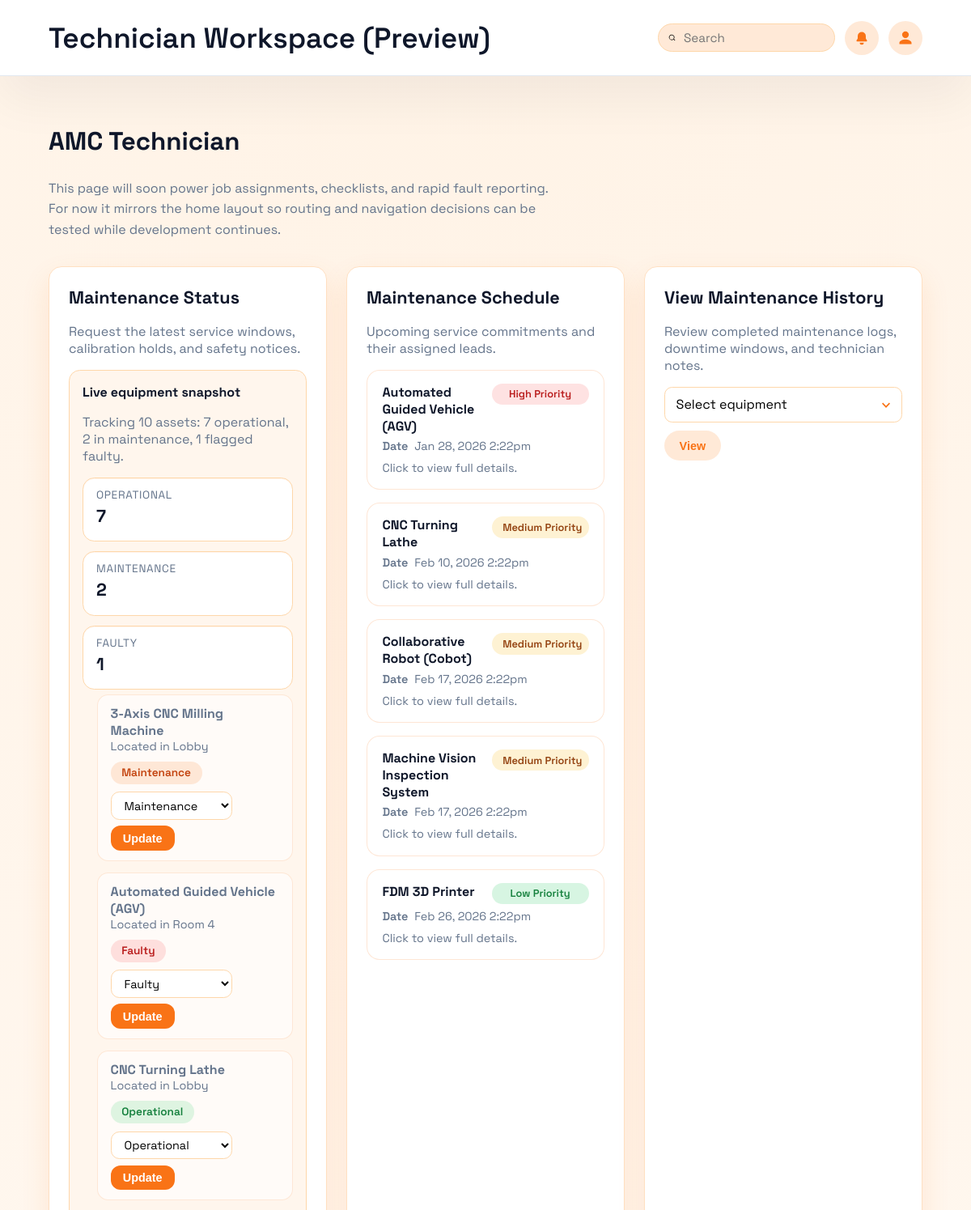
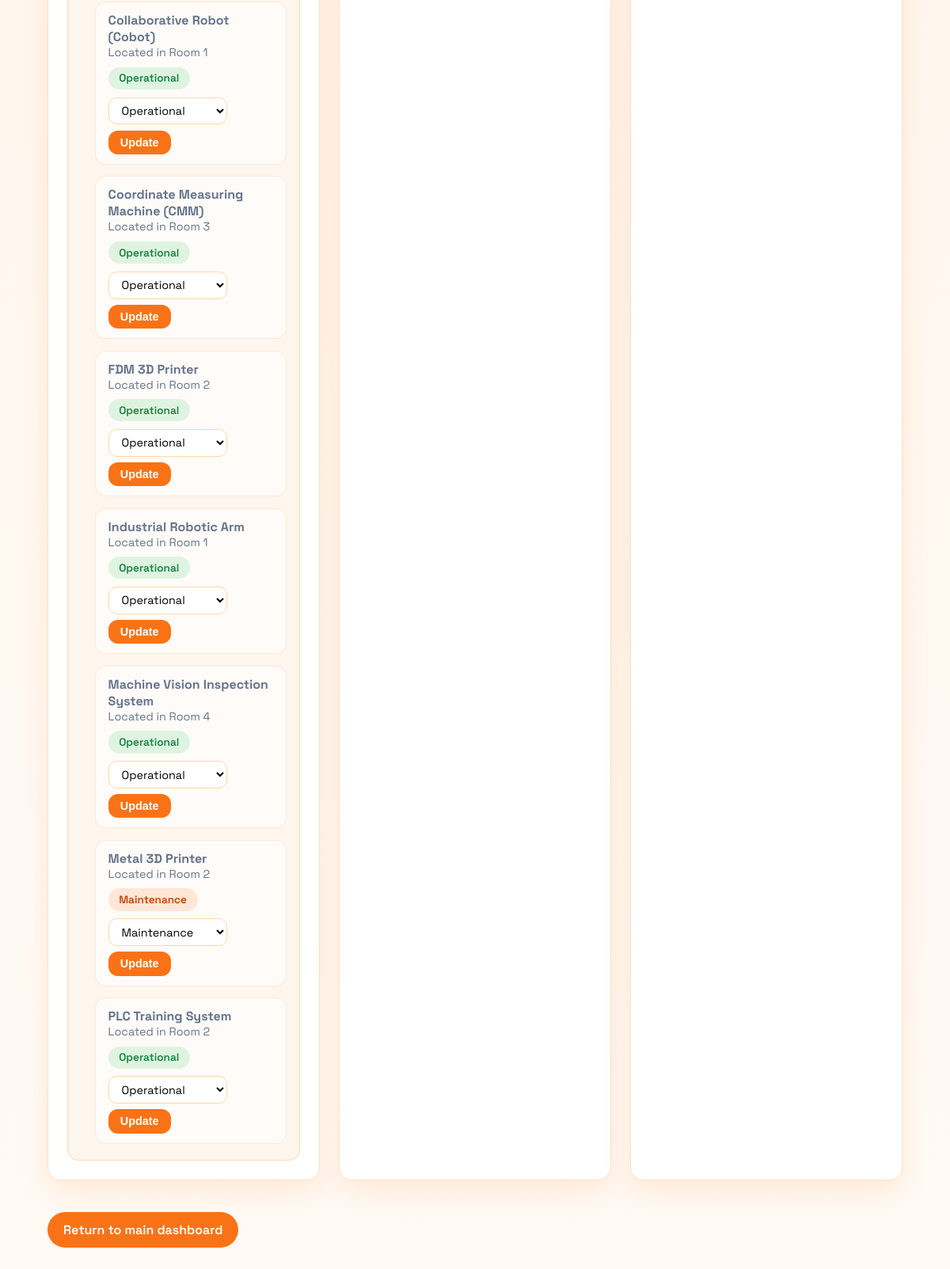
Page /technician.php (signed in) on the committed database (2 pictures, top to bottom).
### tables this page shows
CREATE TABLE `equipment` (
  `equipment_id` bigint(20) NOT NULL,
  `serial_no` varchar(80) DEFAULT NULL,
  `name` varchar(120) NOT NULL,
  `category` varchar(60) NOT NULL,
  `location` varchar(80) DEFAULT NULL,
  `manufacturer` varchar(80) DEFAULT NULL,
  `model` varchar(80) DEFAULT NULL,
  `risk_level` enum('low','medium','high') NOT NULL DEFAULT 'low',
  `current_status` enum('operational','maintenance','faulty') NOT NULL DEFAULT 'operational',
  `status_updated_at` datetime NOT NULL DEFAULT current_timestamp(),
  `status_updated_by` bigint(20) DEFAULT NULL,
  `notes` text DEFAULT NULL,
  `created_at` datetime NOT NULL DEFAULT current_timestamp(),
  `updated_at` datetime NOT NULL DEFAULT current_timestamp() ON UPDATE current_timestamp()
);

CREATE TABLE `maintenance_tasks` (
  `task_id` bigint(20) NOT NULL,
  `equipment_id` bigint(20) NOT NULL,
  `title` varchar(120) NOT NULL,
  `description` text DEFAULT NULL,
  `task_type` enum('preventive','corrective') NOT NULL DEFAULT 'corrective',
  `priority` enum('low','medium','high') NOT NULL DEFAULT 'medium',
  `status` enum('open','in_progress','done','cancelled') NOT NULL DEFAULT 'open',
  `manager_status` enum('submitted','approved','rejected') NOT NULL DEFAULT 'submitted',
  `manager_notes` text DEFAULT NULL,
  `manager_reviewed_by` bigint(20) DEFAULT NULL,
  `manager_reviewed_at` datetime DEFAULT NULL,
  `scheduled_for` datetime DEFAULT NULL,
  `assigned_to` bigint(20) DEFAULT NULL,
  `created_by` bigint(20) NOT NULL,
  `completed_at` datetime DEFAULT NULL,
  `created_at` datetime NOT NULL DEFAULT current_timestamp(),
  `updated_at` datetime NOT NULL DEFAULT current_timestamp() ON UPDATE current_timestamp()
);

### session.php (called while the page is built, shortened)
<?php
if (!function_exists('current_user')) {
	function current_user(): ?array
	{
		return [
			'user_id' => (int) ($_SESSION['user_id'] ?? 0),
			'admin_number' => (string) ($_SESSION['admin_number'] ?? ''),
			'role_id' => (int) ($_SESSION['role_id'] ?? 0),
			'role_name' => (string) ($_SESSION['role_name'] ?? ''),
			'full_name' => (string) ($_SESSION['full_name'] ?? ''),
		];
	}
}
if (!function_exists('require_login')) {
	function require_login(array $allowedRoles = []): array
	{
		$user = current_user();
		if (!empty($allowedRoles)) {
			$normalized = array_map(static function ($role): string {
				return strtolower(trim((string) $role));
			}, $allowedRoles);
			$currentRole = strtolower(trim((string) ($user['role_name'] ?? '')));
		}
		return $user;
	}
}

### technician.php (the view, shortened to what this page needs)
<?php
require_once __DIR__ . '/session.php';
require_once __DIR__ . '/db.php';
function build_equipment_status_snapshot(mysqli $conn): array
{
	$rows = [];
	$counts = [
		'operational' => 0,
		'maintenance' => 0,
		'faulty' => 0,
	];
	$result = mysqli_query(
		$conn,
		'SELECT equipment_id, name, location, current_status FROM equipment ORDER BY name ASC'
	);
	while ($row = mysqli_fetch_assoc($result)) {
		$status = (string) ($row['current_status'] ?? 'operational');
		$counts[$status]++;
		$rows[] = [
			'equipment_id' => (int) ($row['equipment_id'] ?? 0),
			'name' => trim((string) ($row['name'] ?? 'Unnamed equipment')),
			'location' => trim((string) ($row['location'] ?? '')),
			'current_status' => $status,
		];
	}
	$total = count($rows);
	$message = $total > 0
		? sprintf(
			'Tracking %d assets: %d operational, %d in maintenance, %d flagged faulty.',
			$total,
			(int) ($counts['operational'] ?? 0),
			(int) ($counts['maintenance'] ?? 0),
			(int) ($counts['faulty'] ?? 0)
		)
		: 'No equipment records were found.';
	return [
		'rows' => $rows,
		'counts' => $counts,
		'message' => $message,
		'error' => null,
	];
}
function fetch_upcoming_maintenance_tasks(mysqli $conn): array
{
	$tasks = [];
	$error = null;
	$sql = "SELECT
			mt.task_id,
			mt.title,
			mt.description,
			mt.task_type,
			mt.priority,
			mt.status,
			mt.manager_status,
			mt.scheduled_for,
			e.name AS equipment_name,
			u.full_name AS assigned_to_name
		FROM maintenance_tasks mt
		LEFT JOIN equipment e ON e.equipment_id = mt.equipment_id
		LEFT JOIN users u ON u.user_id = mt.assigned_to
		WHERE mt.status NOT IN ('done', 'cancelled')
			AND mt.manager_status = 'approved'
		ORDER BY
			CASE WHEN mt.scheduled_for IS NULL THEN 1 ELSE 0 END,
			mt.scheduled_for ASC,
			mt.created_at ASC";
	$result = mysqli_query($conn, $sql);
	if ($result === false) {
		$error = 'Unable to load maintenance tasks right now. Please try again later.';
	} else {
		while ($row = mysqli_fetch_assoc($result)) {
			$equipmentName = trim((string) ($row['equipment_name'] ?? ''));
			$title = trim((string) ($row['title'] ?? 'Untitled task'));
			$tasks[] = [
				'task_id' => (int) ($row['task_id'] ?? 0),
				'title' => $title,
				'description' => trim((string) ($row['description'] ?? '')),
				'task_type' => (string) ($row['task_type'] ?? 'corrective'),
				'priority' => (string) ($row['priority'] ?? 'medium'),
				'status' => (string) ($row['status'] ?? 'open'),
				'manager_status' => (string) ($row['manager_status'] ?? 'submitted'),
				'scheduled_for' => $row['scheduled_for'] ?? null,
				'equipment_name' => $equipmentName,
				'assigned_to_name' => trim((string) ($row['assigned_to_name'] ?? '')),
			];
		}
	}
	return [
		'tasks' => $tasks,
		'error' => $error,
	];
}
$currentUser = require_login(['technician', 'manager', 'admin']);
$userFullName = trim((string) ($currentUser['full_name'] ?? ''));
$maintenanceStatusVisible = false;
$maintenanceStatusMessage = '';
$equipmentStatusRows = [];
$equipmentStatusCounts = [
	'operational' => 0,
	'maintenance' => 0,
	'faulty' => 0,
];
$maintenanceScheduleError = '';
$maintenanceHistoryEquipment = [];
$maintenanceHistoryEquipmentError = '';
$allowedEquipmentStatuses = ['operational', 'maintenance', 'faulty'];
$shouldLoadStatusSnapshot = true;
if ($shouldLoadStatusSnapshot) {
	$snapshot = build_equipment_status_snapshot($conn);
	if ($snapshot['error'] !== null) {
		$maintenanceStatusError = $snapshot['error'];
		$maintenanceStatusVisible = false;
		$maintenanceStatusUpdateNotice = '';
	} else {
		$maintenanceStatusVisible = true;
		$equipmentStatusRows = $snapshot['rows'];
		$equipmentStatusCounts = $snapshot['counts'];
		$maintenanceStatusMessage = $snapshot['message'];
	}
}
$scheduleResult = fetch_upcoming_maintenance_tasks($conn);
$maintenanceScheduleTasks = $scheduleResult['tasks'];
$equipmentResult = mysqli_query(
	$conn,
	'SELECT equipment_id, name FROM equipment ORDER BY name ASC'
);
if ($equipmentResult === false) {
	$maintenanceHistoryEquipmentError = 'Unable to load equipment right now.';
} else {
	while ($row = mysqli_fetch_assoc($equipmentResult)) {
		$equipmentId = (int) ($row['equipment_id'] ?? 0);
		$equipmentName = trim((string) ($row['name'] ?? ''));
		$maintenanceHistoryEquipment[] = [
			'equipment_id' => $equipmentId,
			'name' => $equipmentName,
		];
	}
}
?>
<!DOCTYPE html>
<html lang="en">
	<head>
	</head>
	<body>
		<header>
			<div class="banner">
				<h1>Technician Workspace (Preview)</h1>
				<div class="banner-actions">
					<label class="search-bar" aria-label="Search the platform">
						<svg
							xmlns="http://www.w3.org/2000/svg"
							viewBox="0 0 24 24"
							role="img"
							aria-hidden="true"
						>
							<path
								d="M11 4a7 7 0 1 1 0 14 7 7 0 0 1 0-14zm0-2a9 9 0 1 0 5.9 15.7l4.2 4.2 1.4-1.4-4.2-4.2A9 9 0 0 0 11 2z"
							/>
						</svg>
						<input type="search" placeholder="Search" />
					</label>
					<button class="icon-button" aria-label="Notifications">
						<svg
							xmlns="http://www.w3.org/2000/svg"
							viewBox="0 0 24 24"
							role="img"
							aria-hidden="true"
						>
							<path
								d="M12 3a6 6 0 0 0-6 6v3.6l-1.6 2.7A1 1 0 0 0 5.3 17H18.7a1 1 0 0 0 .9-1.7L18 12.6V9a6 6 0 0 0-6-6zm0 19a3 3 0 0 0 3-3H9a3 3 0 0 0 3 3z"
							/>
						</svg>
					</button>
					<details class="profile-menu">
						<summary class="icon-button" aria-label="Profile menu" role="button">
							<svg
								xmlns="http://www.w3.org/2000/svg"
								viewBox="0 0 24 24"
								role="img"
								aria-hidden="true"
							>
								<path
									d="M12 12a5 5 0 1 0-5-5 5 5 0 0 0 5 5zm0 2c-3.3 0-9 1.7-9 5v2h18v-2c0-3.3-5.7-5-9-5z"
								/>
							</svg>
						</summary>
					</details>
				</div>
			</div>
		</header>
		<main>
			<div class="intro">
				<h2><?php echo htmlspecialchars($userFullName, ENT_QUOTES); ?></h2>
				<p>
					This page will soon power job assignments, checklists, and rapid fault reporting.
					For now it mirrors the home layout so routing and navigation decisions can be
					tested while development continues.
				</p>
			</div>
			<section class="grid">
				<div class="card">
					<h2>Maintenance Status</h2>
					<p>Request the latest service windows, calibration holds, and safety notices.</p>
					<?php if ($maintenanceStatusVisible): ?>
						<div class="status-panel" aria-live="polite">
							<strong>Live equipment snapshot</strong>
							<?php if ($maintenanceStatusMessage !== ''): ?>
								<p><?php echo htmlspecialchars($maintenanceStatusMessage, ENT_QUOTES); ?></p>
							<?php endif; ?>
							<?php if (!empty($equipmentStatusRows)): ?>
								<div class="status-snapshot" role="list">
									<div class="status-chip" role="listitem">
										<span>Operational</span>
										<strong><?php echo (int) ($equipmentStatusCounts['operational'] ?? 0); ?></strong>
									</div>
									<div class="status-chip" role="listitem">
										<span>Maintenance</span>
										<strong><?php echo (int) ($equipmentStatusCounts['maintenance'] ?? 0); ?></strong>
									</div>
									<div class="status-chip" role="listitem">
										<span>Faulty</span>
										<strong><?php echo (int) ($equipmentStatusCounts['faulty'] ?? 0); ?></strong>
									</div>
								</div>
								<ul class="status-list">
									<?php foreach ($equipmentStatusRows as $equipmentRow): ?>
										<?php
											$rowEquipmentId = (int) ($equipmentRow['equipment_id'] ?? 0);
											$rowSelectId = 'status-select-' . $rowEquipmentId;
										?>
										<li class="status-row">
											<div class="status-info">
												<h3><?php echo htmlspecialchars($equipmentRow['name'], ENT_QUOTES); ?></h3>
												<?php if ($equipmentRow['location'] !== ''): ?>
													<p class="status-meta">Located in <?php echo htmlspecialchars($equipmentRow['location'], ENT_QUOTES); ?></p>
												<?php endif; ?>
											</div>
											<span class="status-badge status-<?php echo htmlspecialchars($equipmentRow['current_status'], ENT_QUOTES); ?>">
												<?php echo htmlspecialchars(ucfirst($equipmentRow['current_status']), ENT_QUOTES); ?>
											</span>
											<form class="status-edit-form" method="post" action="technician.php">
												<select name="new_status" id="<?php echo htmlspecialchars($rowSelectId, ENT_QUOTES); ?>">
													<?php foreach ($allowedEquipmentStatuses as $statusOption): ?>
														<option value="<?php echo htmlspecialchars($statusOption, ENT_QUOTES); ?>" <?php echo $equipmentRow['current_status'] === $statusOption ? 'selected' : ''; ?>>
															<?php echo htmlspecialchars(ucfirst($statusOption), ENT_QUOTES); ?>
														</option>
													<?php endforeach; ?>
												</select>
												<button type="submit">Update</button>
											</form>
										</li>
									<?php endforeach; ?>
								</ul>
							<?php endif; ?>
						</div>
					<?php endif; ?>
				</div>
				<div class="card">
					<h2>Maintenance Schedule</h2>
					<p>Upcoming service commitments and their assigned leads.</p>
					<?php if (empty($maintenanceScheduleTasks) && $maintenanceScheduleError === ''): ?>
						<p class="task-empty">No maintenance tasks have been logged yet.</p>
					<?php else: ?>
						<ul class="task-list">
							<?php foreach ($maintenanceScheduleTasks as $task): ?>
								<?php
									$scheduledLabel = 'Awaiting slot';
									if (!empty($task['scheduled_for'])) {
										$scheduledTime = date_create($task['scheduled_for']);
										if ($scheduledTime !== false) {
											$scheduledLabel = $scheduledTime->format('M j, Y g:ia');
										} else {
											$scheduledLabel = $task['scheduled_for'];
										}
									}
								?>
								<li>
									<details class="task-item">
										<summary>
											<div class="task-item-header">
												<h3><?php echo htmlspecialchars($task['equipment_name'], ENT_QUOTES); ?></h3>
												<span class="task-pill task-pill-priority-<?php echo htmlspecialchars($task['priority'], ENT_QUOTES); ?>">
													<?php echo htmlspecialchars(ucfirst($task['priority']), ENT_QUOTES); ?> priority
												</span>
											</div>
											<p class="task-meta">
												<span><strong>Date</strong> <?php echo htmlspecialchars($scheduledLabel, ENT_QUOTES); ?></span>
											</p>
											<p class="task-summary">Click to view full details.</p>
										</summary>
									</details>
								</li>
							<?php endforeach; ?>
						</ul>
					<?php endif; ?>
				</div>
				<div class="card">
					<h2>View Maintenance History</h2>
					<p>Review completed maintenance logs, downtime windows, and technician notes.</p>
					<?php if ($maintenanceHistoryEquipmentError !== ''): ?>
						<p class="status-error" role="alert"><?php echo htmlspecialchars($maintenanceHistoryEquipmentError, ENT_QUOTES); ?></p>
					<?php elseif (!empty($maintenanceHistoryEquipment)): ?>
						<form method="get" class="history-form">
							<select id="maintenance-history-equipment" name="equipment_id" class="history-select">
								<option value="">Select equipment</option>
							</select>
							<button type="submit" class="status-action status-action--progress history-submit">View</button>
						</form>
					<?php else: ?>
						<p class="task-empty">No equipment found.</p>
					<?php endif; ?>
				</div>
			</section>
			<a class="back-link" href="index.php">Return to main dashboard</a>
		</main>
	</body>
</html>

### rows in the picture
equipment: name "3-Axis CNC Milling Machine", location "Lobby", current_status "Maintenance", new_status "Maintenance"
equipment: name "Automated Guided Vehicle (AGV)", location "Room 4", current_status "Faulty", new_status "Faulty"
equipment: name "CNC Turning Lathe", location "Lobby", current_status "Operational", new_status "Operational"
equipment: name "Collaborative Robot (Cobot)", location "Room 1", current_status "Operational", new_status "Operational"
equipment: name "Coordinate Measuring Machine (CMM)", location "Room 3", current_status "Operational", new_status "Operational"
equipment: name "FDM 3D Printer", location "Room 2", current_status "Operational", new_status "Operational"
equipment: name "Industrial Robotic Arm", location "Room 1", current_status "Operational", new_status "Operational"
equipment: name "Machine Vision Inspection System", location "Room 4", current_status "Operational", new_status "Operational"
equipment: name "Metal 3D Printer", location "Room 2", current_status "Maintenance", new_status "Maintenance"
equipment: name "PLC Training System", location "Room 2", current_status "Operational", new_status "Operational"
maintenance_tasks: equipment.name "Automated Guided Vehicle (AGV)", priority "High", scheduled_for "Jan 28, 2026 2:22pm"
maintenance_tasks: equipment.name "CNC Turning Lathe", priority "Medium", scheduled_for "Feb 10, 2026 2:22pm"
maintenance_tasks: equipment.name "Collaborative Robot (Cobot)", priority "Medium", scheduled_for "Feb 17, 2026 2:22pm"
maintenance_tasks: equipment.name "Machine Vision Inspection System", priority "Medium", scheduled_for "Feb 17, 2026 2:22pm"
maintenance_tasks: equipment.name "FDM 3D Printer", priority "Low", scheduled_for "Feb 26, 2026 2:22pm"

### other values in the picture
$userFullName "AMC Technician"
$maintenanceStatusMessage "Tracking 10 assets: 7 operational, 2 in maintenance, 1 flagged faulty."
$equipmentStatusCounts['operational'] "7"
$equipmentStatusCounts['maintenance'] "2"
$equipmentStatusCounts['faulty'] "1"
